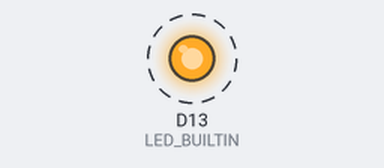
The program below on a simulated Arduino Nano 33 BLE. On the bench: output pins drawn as LEDs (lit = HIGH). Dashed ring = blinking.

Above: at 0.5 s.
Timing chart, 0 to 4.6 s (numbered marks = the images above):
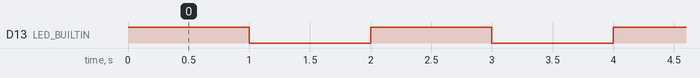

The program:

main.cpp
```cpp
#include <Arduino.h>

// put function declarations here:
void LED_BuiltInBlink(void);

void setup()
{
  // put your setup code here, to run once:
  pinMode(LED_BUILTIN,OUTPUT);
}

void loop()
{
  // put your main code here, to run repeatedly:
  LED_BuiltInBlink();
}

// put function definitions here:
/**
 * @brief Blinks Builtin User LED
 *
 */
void LED_BuiltInBlink(void)
{
  digitalWrite(LED_BUILTIN,HIGH);
  delay(1000);
  digitalWrite(LED_BUILTIN,LOW);
  delay(1000);
}
```

Measured:
- by itself, D13 (LED_BUILTIN): alternates HIGH for 1.0 s and LOW for 1.0 s
